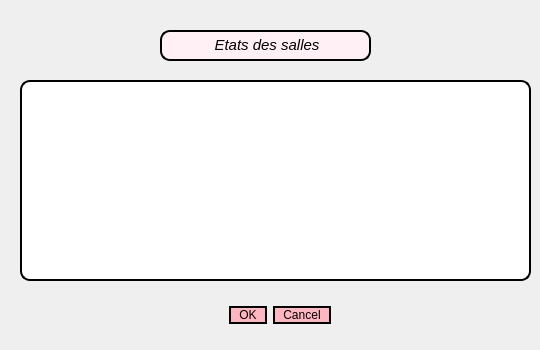
     <widget class="QWidget" name="tab_5">
      <attribute name="title">
       <string>Afficher l'état des salles</string>
      </attribute>
      <widget class="QLabel" name="label">
       <property name="geometry">
        <rect>
         <x>160</x>
         <y>30</y>
         <width>211</width>
         <height>31</height>
        </rect>
       </property>
       <property name="styleSheet">
        <string notr="true">border: 2px solid black;
font: 75 8pt &quot;MS Shell Dlg 2&quot;;
border-radius: 10px;
padding: 0 8px;
background: #FFF0F5;
font: bold, &quot;Comic Sans MS&quot;;;
text-align:center;
</string>
       </property>
       <property name="text">
        <string>&lt;html&gt;&lt;head/&gt;&lt;body&gt;&lt;p align=&quot;center&quot;&gt;&lt;span style=&quot; font-size:11pt; font-style:italic; color:#000000;&quot;&gt;Etats des salles&lt;/span&gt;&lt;/p&gt;&lt;/body&gt;&lt;/html&gt;</string>
       </property>
      </widget>
      <widget class="QDialogButtonBox" name="buttonBox_2">
       <property name="geometry">
        <rect>
         <x>140</x>
         <y>290</y>
         <width>191</width>
         <height>51</height>
        </rect>
       </property>
       <property name="styleSheet">
        <string notr="true">border: 2px solid black;
border-radius: 10px;
padding: 0 8px;
background:#FFB6C1	;
font: bold, &quot;Comic Sans MS&quot;;</string>
       </property>
       <property name="standardButtons">
        <set>QDialogButtonBox::Cancel|QDialogButtonBox::Ok</set>
       </property>
      </widget>
      <widget class="QTableView" name="tableView_2">
       <property name="geometry">
        <rect>
         <x>20</x>
         <y>80</y>
         <width>511</width>
         <height>201</height>
        </rect>
       </property>
       <property name="styleSheet">
        <string notr="true">border: 2px solid black;
border-radius: 10px;
padding: 0 8px;
background: white;
selection-background-color: gray</string>
       </property>
      </widget>
     </widget>
